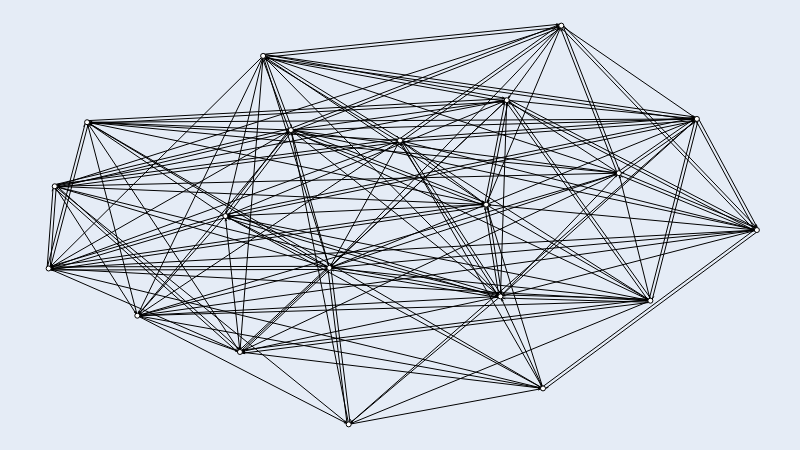

The cell this chart's notebook holds for it:
### Code cell
a2017.set_all_nodes('size', 5)
a2017.set_all_nodes('labpos', 'hover')
a2017.move('kamada_kawai')
a2017.draw()

### Figure 1 — Plotly figure (JSON) as saved in the notebook; plotly's stock layout.template omitted (floating-point values rounded to 4 significant figures; data arrays with more than 128 entries replaced by an {"elided": "..."} marker saying what was removed)
{"data": [{"hoverinfo": "none", "line": {"color": "rgb(0, 0, 0)", "dash": "solid", "width": 1}, "mode": "lines", "type": "scatter", "x": {"elided": "1275 float values"}, "y": {"elided": "1275 float values"}}, {"hoverinfo": "text", "marker": {"color": "rgb(255, 255, 255)", "line": {"color": "rgb(0, 0, 0)", "width": 1}, "size": 5, "symbol": "circle"}, "mode": "markers", "text": ["Athletico Paranaense", "Palmeiras", "Avai", "Vasco da Gama", "Ponte Preta", "Botafogo", "Corinthians", "Cruzeiro", "Chapecoense", "Sport Recife", "Vitoria", "Sao Paulo", "Atletico GO", "Atletico Mineiro", "Santos", "Fluminense", "Coritiba", "Flamengo", "Gremio", "Bahia"], "textfont": {"color": "rgb(0, 0, 0)"}, "textposition": "middle center", "type": "scatter", "x": [0.8496, 0.3964, 0.2701, 0.8051, 0.3421, 0.7239, 0.3029, 0.2496, 0.008634, 0.6469, 0.4237, 0.6379, 0.05432, 0.698, 0.4961, 0.1252, 0, 0.6178, 1, 0.9153], "y": [0.3101, 0.3924, 0.1815, 0.63, 0.7381, 1, 0.924, 0.5224, 0.5971, 0.813, 0, 0.3209, 0.7577, 0.09018, 0.7119, 0.2726, 0.391, 0.5511, 0.4873, 0.766]}, {"hoverinfo": "none", "mode": "text", "text": {"elided": "167 null values"}, "textfont": {"color": "rgb(0, 0, 0)"}, "textposition": "middle center", "type": "scatter", "x": {"elided": "167 float values"}, "y": {"elided": "167 float values"}}, {"hoverinfo": "none", "marker": {"color": "rgba(255, 255, 255, 0.0)", "line": {"color": "rgba(255, 255, 255, 0.0)", "width": 0}, "size": 0, "symbol": "circle"}, "mode": "markers", "type": "scatter", "x": [0.5, 0, 1, 0.5], "y": [0, 0.5, 0.5, 1]}], "layout": {"height": 450, "margin": {"b": 0, "l": 0, "r": 0, "t": 0}, "showlegend": false, "width": 800, "xaxis": {"fixedrange": true, "showgrid": false, "showticklabels": false, "zeroline": false}, "yaxis": {"fixedrange": true, "showgrid": false, "showticklabels": false, "zeroline": false}}}
